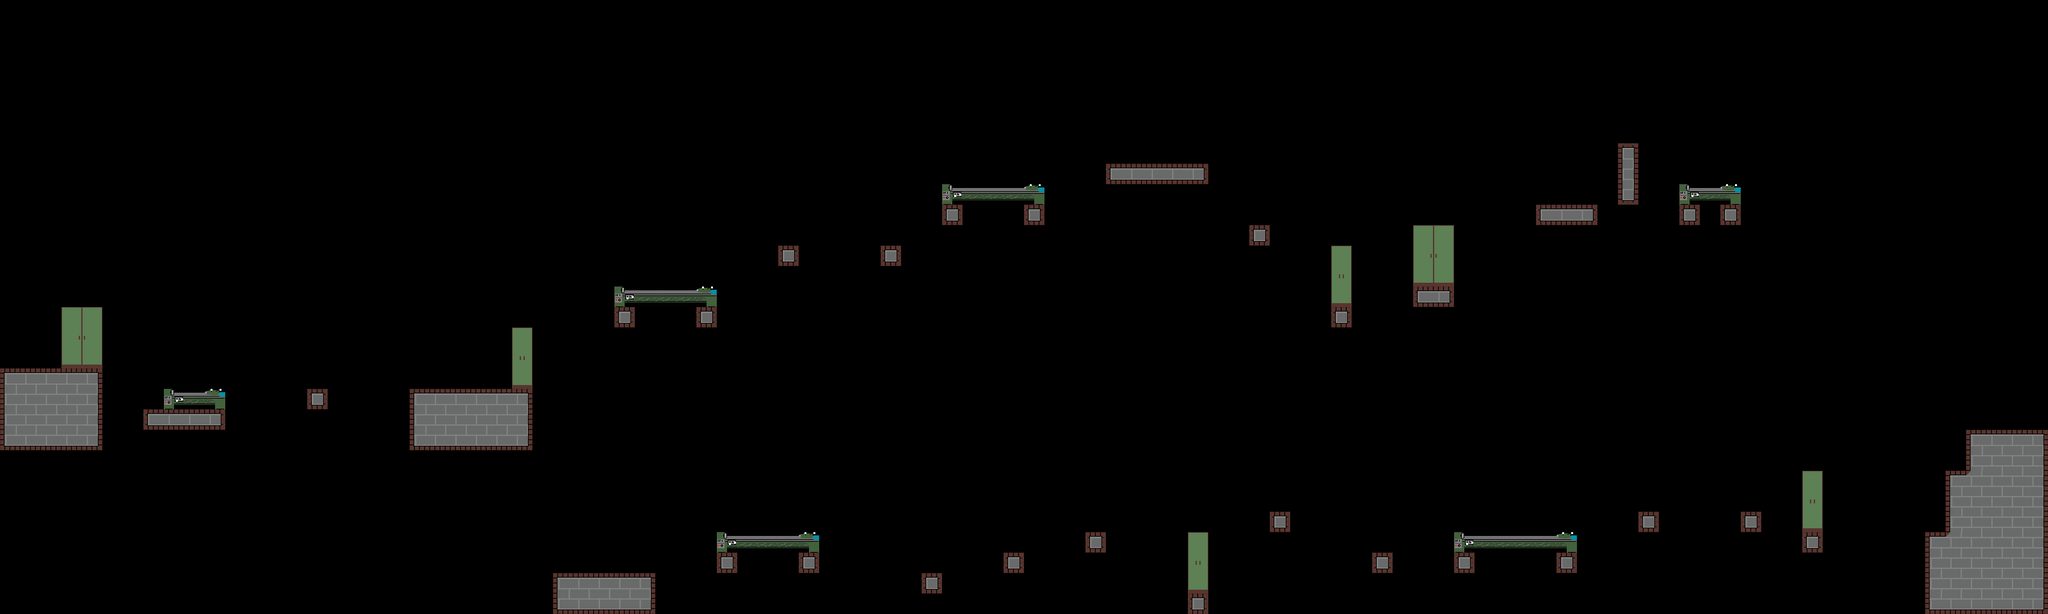

The image is a tile-based game level rendered from a .tmx file. Its description and complete source (layers, tilesets, objects, tile grids) follow:
An orthogonal 100x30 tile map with 32x32 px tiles, 1 tile layer (Terrain) and 3 objects (3x coin).

<map version="1.10" tiledversion="1.11.0" orientation="orthogonal" renderorder="right-down" width="100" height="30" tilewidth="32" tileheight="32" infinite="0" nextlayerid="3" nextobjectid="6">
 <tileset firstgid="1" source="../tsx/werkstaette_tiles.tsx" />
 <layer id="1" name="Terrain" width="100" height="30">
  <data encoding="csv">
0,0,0,0,0,0,0,0,0,0,0,0,0,0,0,0,0,0,0,0,0,0,0,0,0,0,0,0,0,0,0,0,0,0,0,0,0,0,0,0,0,0,0,0,0,0,0,0,0,0,0,0,0,0,0,0,0,0,0,0,0,0,0,0,0,0,0,0,0,0,0,0,0,0,0,0,0,0,0,0,0,0,0,0,0,0,0,0,0,0,0,0,0,0,0,0,0,0,0,0,
0,0,0,0,0,0,0,0,0,0,0,0,0,0,0,0,0,0,0,0,0,0,0,0,0,0,0,0,0,0,0,0,0,0,0,0,0,0,0,0,0,0,0,0,0,0,0,0,0,0,0,0,0,0,0,0,0,0,0,0,0,0,0,0,0,0,0,0,0,0,0,0,0,0,0,0,0,0,0,0,0,0,0,0,0,0,0,0,0,0,0,0,0,0,0,0,0,0,0,0,
0,0,0,0,0,0,0,0,0,0,0,0,0,0,0,0,0,0,0,0,0,0,0,0,0,0,0,0,0,0,0,0,0,0,0,0,0,0,0,0,0,0,0,0,0,0,0,0,0,0,0,0,0,0,0,0,0,0,0,0,0,0,0,0,0,0,0,0,0,0,0,0,0,0,0,0,0,0,0,0,0,0,0,0,0,0,0,0,0,0,0,0,0,0,0,0,0,0,0,0,
0,0,0,0,0,0,0,0,0,0,0,0,0,0,0,0,0,0,0,0,0,0,0,0,0,0,0,0,0,0,0,0,0,0,0,0,0,0,0,0,0,0,0,0,0,0,0,0,0,0,0,0,0,0,0,0,0,0,0,0,0,0,0,0,0,0,0,0,0,0,0,0,0,0,0,0,0,0,0,0,0,0,0,0,0,0,0,0,0,0,0,0,0,0,0,0,0,0,0,0,
0,0,0,0,0,0,0,0,0,0,0,0,0,0,0,0,0,0,0,0,0,0,0,0,0,0,0,0,0,0,0,0,0,0,0,0,0,0,0,0,0,0,0,0,0,0,0,0,0,0,0,0,0,0,0,0,0,0,0,0,0,0,0,0,0,0,0,0,0,0,0,0,0,0,0,0,0,0,0,0,0,0,0,0,0,0,0,0,0,0,0,0,0,0,0,0,0,0,0,0,
0,0,0,0,0,0,0,0,0,0,0,0,0,0,0,0,0,0,0,0,0,0,0,0,0,0,0,0,0,0,0,0,0,0,0,0,0,0,0,0,0,0,0,0,0,0,0,0,0,0,0,0,0,0,0,0,0,0,0,0,0,0,0,0,0,0,0,0,0,0,0,0,0,0,0,0,0,0,0,0,0,0,0,0,0,0,0,0,0,0,0,0,0,0,0,0,0,0,0,0,
0,0,0,0,0,0,0,0,0,0,0,0,0,0,0,0,0,0,0,0,0,0,0,0,0,0,0,0,0,0,0,0,0,0,0,0,0,0,0,0,0,0,0,0,0,0,0,0,0,0,0,0,0,0,0,0,0,0,0,0,0,0,0,0,0,0,0,0,0,0,0,0,0,0,0,0,0,0,0,0,0,0,0,0,0,0,0,0,0,0,0,0,0,0,0,0,0,0,0,0,
0,0,0,0,0,0,0,0,0,0,0,0,0,0,0,0,0,0,0,0,0,0,0,0,0,0,0,0,0,0,0,0,0,0,0,0,0,0,0,0,0,0,0,0,0,0,0,0,0,0,0,0,0,0,0,0,0,0,0,0,0,0,0,0,0,0,0,0,0,0,0,0,0,0,0,0,0,0,0,22,0,0,0,0,0,0,0,0,0,0,0,0,0,0,0,0,0,0,0,0,
0,0,0,0,0,0,0,0,0,0,0,0,0,0,0,0,0,0,0,0,0,0,0,0,0,0,0,0,0,0,0,0,0,0,0,0,0,0,0,0,0,0,0,0,0,0,0,0,0,0,0,0,0,0,29,23,23,23,30,0,0,0,0,0,0,0,0,0,0,0,0,0,0,0,0,0,0,0,0,24,0,0,0,0,0,0,0,0,0,0,0,0,0,0,0,0,0,0,0,0,
0,0,0,0,0,0,0,0,0,0,0,0,0,0,0,0,0,0,0,0,0,0,0,0,0,0,0,0,0,0,0,0,0,0,0,0,0,0,0,0,0,0,0,0,0,0,1,2,2,2,3,0,0,0,0,0,0,0,0,0,0,0,0,0,0,0,0,0,0,0,0,0,0,0,0,0,0,0,0,28,0,0,1,2,3,0,0,0,0,0,0,0,0,0,0,0,0,0,0,0,
0,0,0,0,0,0,0,0,0,0,0,0,0,0,0,0,0,0,0,0,0,0,0,0,0,0,0,0,0,0,0,0,0,0,0,0,0,0,0,0,0,0,0,0,0,0,27,0,0,0,27,0,0,0,0,0,0,0,0,0,0,0,0,0,0,0,0,0,0,0,0,0,0,0,0,29,23,30,0,0,0,0,27,0,27,0,0,0,0,0,0,0,0,0,0,0,0,0,0,0,
0,0,0,0,0,0,0,0,0,0,0,0,0,0,0,0,0,0,0,0,0,0,0,0,0,0,0,0,0,0,0,0,0,0,0,0,0,0,0,0,0,0,0,0,0,0,0,0,0,0,0,0,0,0,0,0,0,0,0,0,0,27,0,0,0,0,0,0,0,6,6,0,0,0,0,0,0,0,0,0,0,0,0,0,0,0,0,0,0,0,0,0,0,0,0,0,0,0,0,0,
0,0,0,0,0,0,0,0,0,0,0,0,0,0,0,0,0,0,0,0,0,0,0,0,0,0,0,0,0,0,0,0,0,0,0,0,0,0,27,0,0,0,0,27,0,0,0,0,0,0,0,0,0,0,0,0,0,0,0,0,0,0,0,0,0,6,0,0,0,4,5,0,0,0,0,0,0,0,0,0,0,0,0,0,0,0,0,0,0,0,0,0,0,0,0,0,0,0,0,0,
0,0,0,0,0,0,0,0,0,0,0,0,0,0,0,0,0,0,0,0,0,0,0,0,0,0,0,0,0,0,0,0,0,0,0,0,0,0,0,0,0,0,0,0,0,0,0,0,0,0,0,0,0,0,0,0,0,0,0,0,0,0,0,0,0,12,0,0,0,18,18,0,0,0,0,0,0,0,0,0,0,0,0,0,0,0,0,0,0,0,0,0,0,0,0,0,0,0,0,0,
0,0,0,0,0,0,0,0,0,0,0,0,0,0,0,0,0,0,0,0,0,0,0,0,0,0,0,0,0,0,1,2,2,2,3,0,0,0,0,0,0,0,0,0,0,0,0,0,0,0,0,0,0,0,0,0,0,0,0,0,0,0,0,0,0,18,0,0,0,29,30,0,0,0,0,0,0,0,0,0,0,0,0,0,0,0,0,0,0,0,0,0,0,0,0,0,0,0,0,0,
0,0,0,6,6,0,0,0,0,0,0,0,0,0,0,0,0,0,0,0,0,0,0,0,0,0,0,0,0,0,27,0,0,0,27,0,0,0,0,0,0,0,0,0,0,0,0,0,0,0,0,0,0,0,0,0,0,0,0,0,0,0,0,0,0,27,0,0,0,0,0,0,0,0,0,0,0,0,0,0,0,0,0,0,0,0,0,0,0,0,0,0,0,0,0,0,0,0,0,0,
0,0,0,4,5,0,0,0,0,0,0,0,0,0,0,0,0,0,0,0,0,0,0,0,0,6,0,0,0,0,0,0,0,0,0,0,0,0,0,0,0,0,0,0,0,0,0,0,0,0,0,0,0,0,0,0,0,0,0,0,0,0,0,0,0,0,0,0,0,0,0,0,0,0,0,0,0,0,0,0,0,0,0,0,0,0,0,0,0,0,0,0,0,0,0,0,0,0,0,0,
0,0,0,18,18,0,0,0,0,0,0,0,0,0,0,0,0,0,0,0,0,0,0,0,0,12,0,0,0,0,0,0,0,0,0,0,0,0,0,0,0,0,0,0,0,0,0,0,0,0,0,0,0,0,0,0,0,0,0,0,0,0,0,0,0,0,0,0,0,0,0,0,0,0,0,0,0,0,0,0,0,0,0,0,0,0,0,0,0,0,0,0,0,0,0,0,0,0,0,0,
7,8,8,8,9,0,0,0,0,0,0,0,0,0,0,0,0,0,0,0,0,0,0,0,0,18,0,0,0,0,0,0,0,0,0,0,0,0,0,0,0,0,0,0,0,0,0,0,0,0,0,0,0,0,0,0,0,0,0,0,0,0,0,0,0,0,0,0,0,0,0,0,0,0,0,0,0,0,0,0,0,0,0,0,0,0,0,0,0,0,0,0,0,0,0,0,0,0,0,0,
13,14,14,14,15,0,0,0,1,2,3,0,0,0,0,27,0,0,0,0,7,8,8,8,8,9,0,0,0,0,0,0,0,0,0,0,0,0,0,0,0,0,0,0,0,0,0,0,0,0,0,0,0,0,0,0,0,0,0,0,0,0,0,0,0,0,0,0,0,0,0,0,0,0,0,0,0,0,0,0,0,0,0,0,0,0,0,0,0,0,0,0,0,0,0,0,0,0,0,0,
13,14,14,14,15,0,0,29,23,23,30,0,0,0,0,0,0,0,0,0,13,14,14,14,14,15,0,0,0,0,0,0,0,0,0,0,0,0,0,0,0,0,0,0,0,0,0,0,0,0,0,0,0,0,0,0,0,0,0,0,0,0,0,0,0,0,0,0,0,0,0,0,0,0,0,0,0,0,0,0,0,0,0,0,0,0,0,0,0,0,0,0,0,0,0,0,0,0,0,0,
19,20,20,20,21,0,0,0,0,0,0,0,0,0,0,0,0,0,0,0,19,20,20,20,20,21,0,0,0,0,0,0,0,0,0,0,0,0,0,0,0,0,0,0,0,0,0,0,0,0,0,0,0,0,0,0,0,0,0,0,0,0,0,0,0,0,0,0,0,0,0,0,0,0,0,0,0,0,0,0,0,0,0,0,0,0,0,0,0,0,0,0,0,0,0,0,7,8,8,9,
0,0,0,0,0,0,0,0,0,0,0,0,0,0,0,0,0,0,0,0,0,0,0,0,0,0,0,0,0,0,0,0,0,0,0,0,0,0,0,0,0,0,0,0,0,0,0,0,0,0,0,0,0,0,0,0,0,0,0,0,0,0,0,0,0,0,0,0,0,0,0,0,0,0,0,0,0,0,0,0,0,0,0,0,0,0,0,0,0,0,0,0,0,0,0,0,13,14,14,15,
0,0,0,0,0,0,0,0,0,0,0,0,0,0,0,0,0,0,0,0,0,0,0,0,0,0,0,0,0,0,0,0,0,0,0,0,0,0,0,0,0,0,0,0,0,0,0,0,0,0,0,0,0,0,0,0,0,0,0,0,0,0,0,0,0,0,0,0,0,0,0,0,0,0,0,0,0,0,0,0,0,0,0,0,0,0,0,0,6,0,0,0,0,0,0,7,17,14,14,15,
0,0,0,0,0,0,0,0,0,0,0,0,0,0,0,0,0,0,0,0,0,0,0,0,0,0,0,0,0,0,0,0,0,0,0,0,0,0,0,0,0,0,0,0,0,0,0,0,0,0,0,0,0,0,0,0,0,0,0,0,0,0,0,0,0,0,0,0,0,0,0,0,0,0,0,0,0,0,0,0,0,0,0,0,0,0,0,0,12,0,0,0,0,0,0,13,14,14,14,15,
0,0,0,0,0,0,0,0,0,0,0,0,0,0,0,0,0,0,0,0,0,0,0,0,0,0,0,0,0,0,0,0,0,0,0,0,0,0,0,0,0,0,0,0,0,0,0,0,0,0,0,0,0,0,0,0,0,0,0,0,0,0,27,0,0,0,0,0,0,0,0,0,0,0,0,0,0,0,0,0,27,0,0,0,0,27,0,0,18,0,0,0,0,0,0,13,14,14,14,15,
0,0,0,0,0,0,0,0,0,0,0,0,0,0,0,0,0,0,0,0,0,0,0,0,0,0,0,0,0,0,0,0,0,0,0,1,2,2,2,3,0,0,0,0,0,0,0,0,0,0,0,0,0,27,0,0,0,0,6,0,0,0,0,0,0,0,0,0,0,0,0,1,2,2,2,2,3,0,0,0,0,0,0,0,0,0,0,0,27,0,0,0,0,0,7,17,14,14,14,15,
0,0,0,0,0,0,0,0,0,0,0,0,0,0,0,0,0,0,0,0,0,0,0,0,0,0,0,0,0,0,0,0,0,0,0,27,0,0,0,27,0,0,0,0,0,0,0,0,0,27,0,0,0,0,0,0,0,0,12,0,0,0,0,0,0,0,0,27,0,0,0,27,0,0,0,0,27,0,0,0,0,0,0,0,0,0,0,0,0,0,0,0,0,0,13,14,14,14,14,15,
0,0,0,0,0,0,0,0,0,0,0,0,0,0,0,0,0,0,0,0,0,0,0,0,0,0,0,7,8,8,8,9,0,0,0,0,0,0,0,0,0,0,0,0,0,27,0,0,0,0,0,0,0,0,0,0,0,0,18,0,0,0,0,0,0,0,0,0,0,0,0,0,0,0,0,0,0,0,0,0,0,0,0,0,0,0,0,0,0,0,0,0,0,25,13,14,14,14,14,15,
0,0,0,0,0,0,0,0,0,0,0,0,0,0,0,0,0,0,0,0,0,0,0,0,0,0,0,19,20,20,20,21,0,0,0,0,0,0,0,0,0,0,0,0,0,0,0,0,0,0,0,0,0,0,0,0,0,0,27,0,0,0,0,0,0,0,0,0,0,0,0,0,0,0,0,0,0,0,0,0,0,0,0,0,0,0,0,0,0,0,0,0,0,25,19,20,20,20,20,21
</data>
 </layer>
 <objectgroup id="2" name="Boxes">
  <object id="1" name="coin" x="662.667" y="584" width="16" height="16" />
  <object id="3" name="coin" x="1802.36" y="239.826" width="16" height="16" />
  <object id="2" name="coin" x="1444.67" y="875" width="16" height="16" />
 </objectgroup>
</map>
